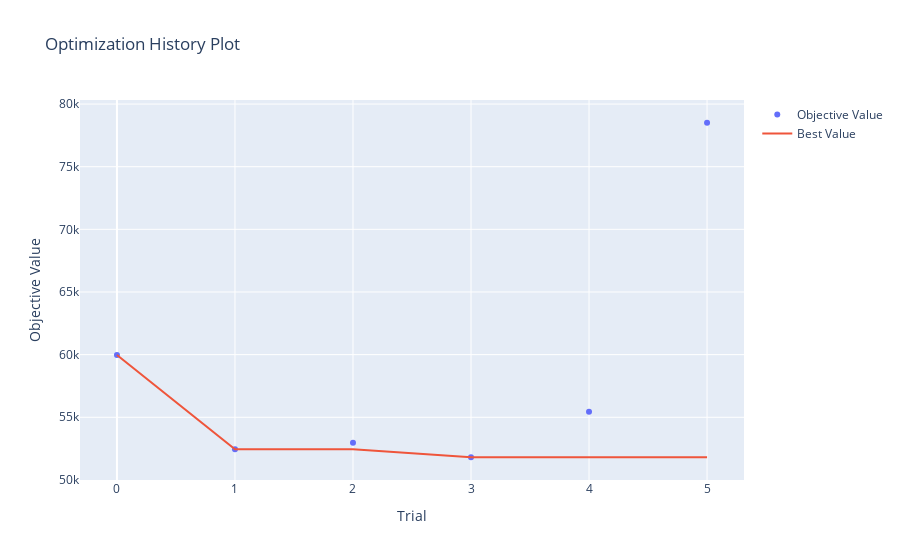

The code cell stored with this chart in its notebook:
### Code cell
plot_optimization_history(study)

### Figure 1 — Plotly figure (JSON) as saved in the notebook; plotly's stock layout.template omitted (floating-point values rounded to 4 significant figures)
{"data": [{"mode": "markers", "name": "Objective Value", "type": "scatter", "x": [0, 1, 2, 3, 4, 5], "y": [59970.0, 52450.0, 52970.0, 51810.0, 55440.0, 78510.0]}, {"mode": "lines", "name": "Best Value", "type": "scatter", "x": [0, 1, 2, 3, 4, 5], "y": [59970.0, 52450.0, 52450.0, 51810.0, 51810.0, 51810.0]}, {"marker": {"color": "#cccccc"}, "mode": "markers", "name": "Infeasible Trial", "showlegend": false, "type": "scatter", "x": [], "y": []}], "layout": {"title": {"text": "Optimization History Plot"}, "xaxis": {"title": {"text": "Trial"}}, "yaxis": {"title": {"text": "Objective Value"}}}}
